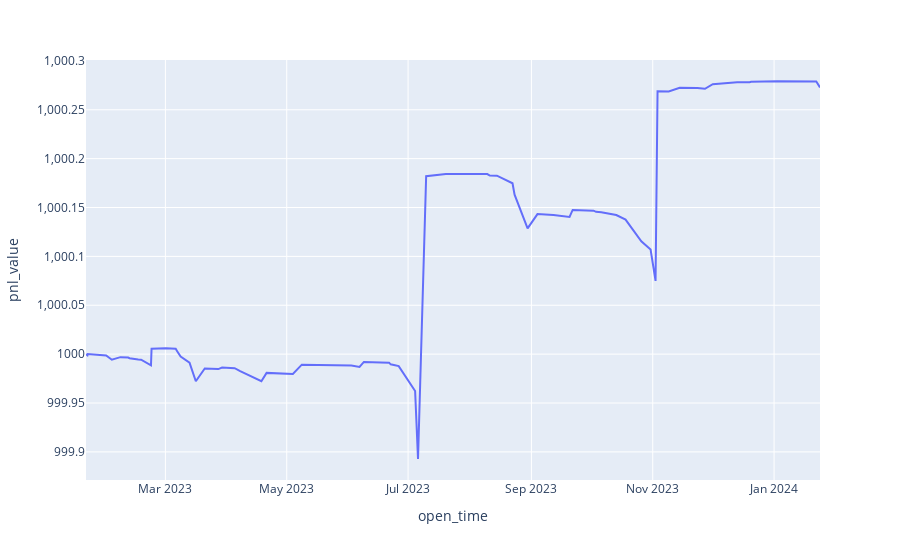

Notebook source saved alongside this figure:
### Code cell
px.line(deals, x='open_time', y='pnl_value')
